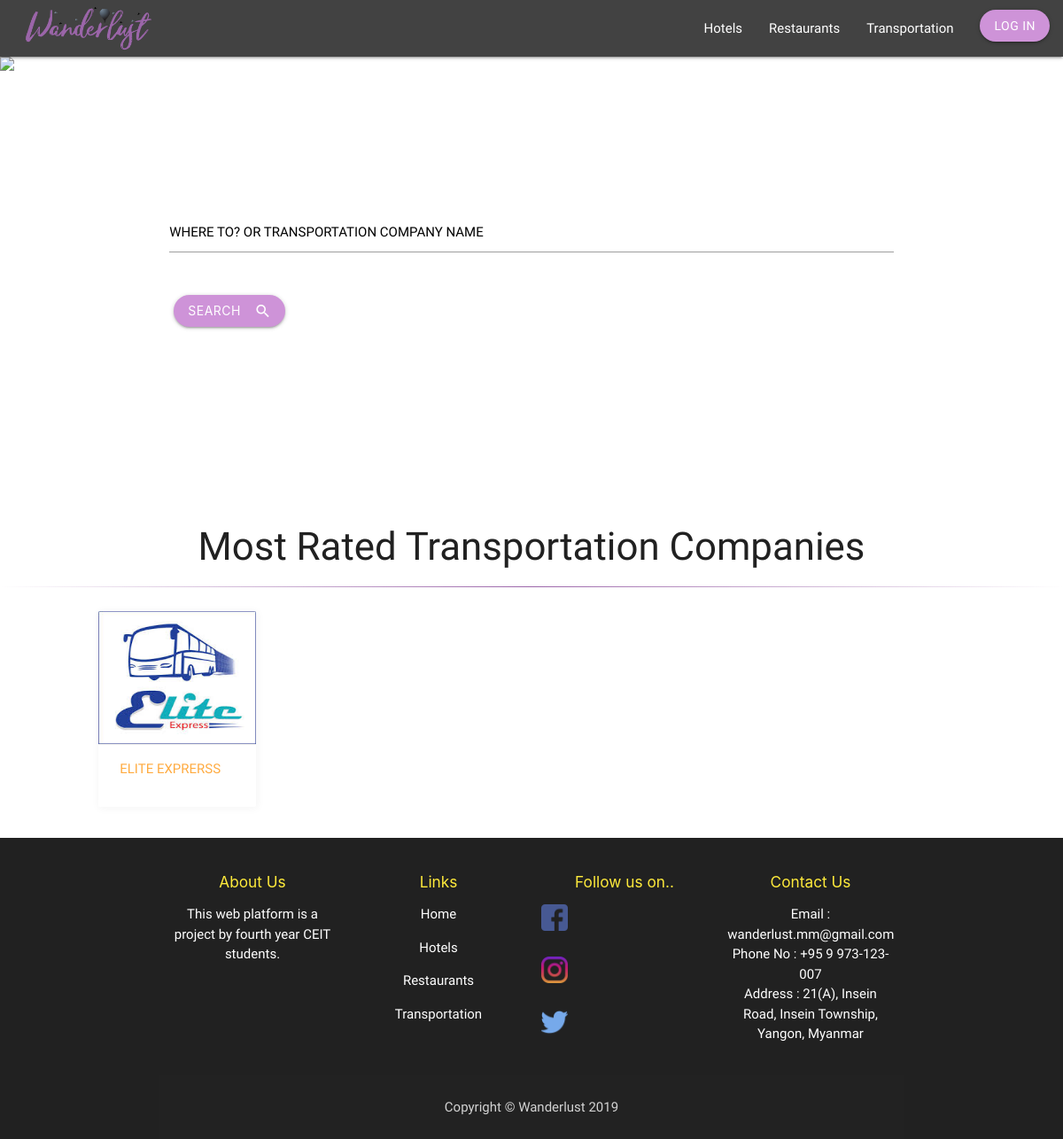
/transportation.php, run on the app's committed database.
### tables this page shows
CREATE TABLE `bussiness_users` (
  `email` varchar(100) NOT NULL,
  `pwd` varchar(50) DEFAULT NULL,
  `name` varchar(50) DEFAULT NULL,
  `bio` varchar(350) DEFAULT NULL,
  `coverpic` varchar(100) DEFAULT NULL,
  `profilepic` varchar(100) DEFAULT NULL,
  `typeID` varchar(10) DEFAULT NULL,
  `licenseNo` varchar(50) DEFAULT NULL,
  `address` varchar(100) DEFAULT NULL,
  `phNo` varchar(40) DEFAULT NULL,
  `website` varchar(60) DEFAULT NULL,
  `location` varchar(50) NOT NULL
);

### transportation.php (the view, shortened to what this page needs)
<!DOCTYPE html>
<html>
<head>
    <link rel="stylesheet" type="text/css" href="Link Files/materialize.css" />
    <link rel="stylesheet" type="text/css" href="Link Files/wanderlustcss.css"/>
    <link rel="stylesheet" type="text/css" href="Link Files/hotels.css"/>
</head>
<body>
	<?php include("nav.php"); ?>
	<div class="parallax-container">
      <div class="parallax"><img src="images/transport/transport-bg.jpg"></div>
        <div class="container search">
            <div class="row">
                <div class="col l12 s12 offset-0">
                        <form action="searchresult.php" id="transport_search">
                            <div class="input-field">
                                <input id="search_transport" type="text" name="transport" class="validate" required>
                                <label for="search_transport" class="black-text">WHERE TO? OR TRANSPORTATION COMPANY NAME</label>
                            </div>
                        </form>
                </div>
            </div>
            <div class="row">
                <div class="col l12 s12 offset-0">
                    <button class="btn waves-effect waves-light white-text purple lighten-3"  form="transport_search" type="submit" name="transport_search">Search<i class="material-icons right">search</i>
                    </button>
                </div>
            </div>
        </div>
      </div>
<?php
	include("function/config.php");
	$query="SELECT email,name,profilepic,location FROM bussiness_users,rating_review,bussiness_types WHERE bussiness_users.email=rating_review.business_email AND bussiness_types.typeID=bussiness_users.typeID AND typeName='transport' GROUP BY business_email ORDER BY AVG(rating) DESC LIMIT 5";
	$result=mysqli_query($con,$query);
?>
	<div class="container-fluid">
    <div class="row">
    <h3 align="center">Most Rated Transportation Companies</h3>
    <hr class="fade-2">
        <div class="col l1 m0 s0 "></div>
		<?php
		if(mysqli_num_rows($result)>=1){
			while($row=mysqli_fetch_array($result)){
		?>
        <div class="col l2 m4 s12 ">
          <div class="card">
            <div class="card-image">
            <?php
				if($row['profilepic']==NULL)
					echo '<img src="images/gradientbg.png" height=150px>';
				else
					echo '<img src="dbimages/'.$row['profilepic'].'" height=150px>';
			?>
            </div>
            <div class="card-action">
              <a href="business_page.php?email=<?php echo $row['email']; ?>"><?php echo $row['name']; ?></a>
            </div>
          </div>
        </div>
		<?php } }?>
        <div class="col l1 m0 s0 "></div>
    </div>
    </div>
	<?php include("footer.php"); ?>
</body>
</html>

### Link Files/wanderlustcss.css (style rules this page uses)
.row,.col-md-4 { margin-top: 10px; }
.card { box-shadow: 1px 1px 10px 1px #f5f5f5 ; }

### Link Files/hotels.css (style rules this page uses)
a { outline: 0; text-decoration: none; }
a,p,option,label { font-family: 'Livvic', sans-serif; }
h3,h5 { font-family: 'Nixie One', cursive; }
.btn { background-color: #9b65a9; border-radius: 25px; margin : 5px 5px; }
*:before, *:after { content: ''; }
hr { border: 0; margin: 1.35em auto; max-width: 100%; background-position: 50%; box-sizing: border-box; }
.fade-2 { border-width: 0 0 1px; color: #9b65a9; border-image: linear-gradient(90deg, rgba(135, 206, 235, 0), #9b65a9 50%, rgba(135, 206, 235, 0) 100%) 0 0 100%; border-style: solid; }

### transportation.php (style rules this page uses)
.search { margin-top: 160px; }

### data on the page
bussiness_users: profilepic (picture), name "ELITE EXPRERSS"
